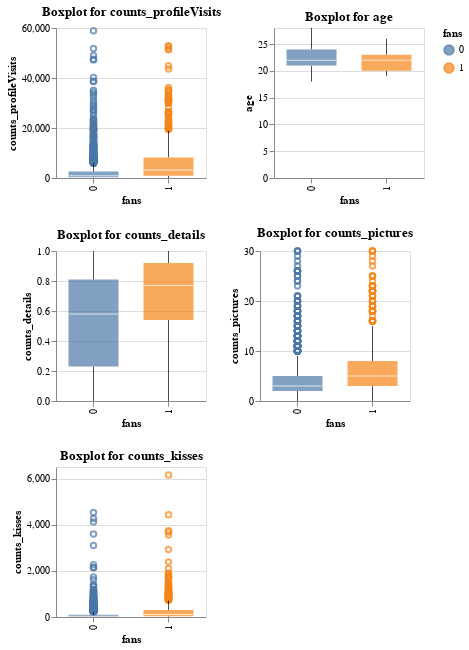

Notebook code cell kept with this figure:
### Markdown cell above
Aufgrund der Unausgewogenheit der fübeiden Merkmalsausprägungen der Variable "fans" (Verhältnis 1 zu 3) ist ein Histogramm nur bedingt hilfreich. Ein Boxplot bietet in diesem Fall eine bessere Übersicht.

### Code cell
charts = []
for column in selected_columns:
    chart = alt.Chart(df_train_lor).mark_boxplot(
        size=50,
        opacity=0.7
    ).encode(
        x='fans:N',
        y=alt.Y(f'{column}:Q', scale=alt.Scale(zero=True)),
        color='fans:N'
    ).properties(width=150, height=150, title=f'Boxplot for {column}')

    charts.append(chart)

alt.vconcat(*[alt.hconcat(*charts[i:i+2]) for i in range(0, len(charts), 2)])

### Figure 1 — Vega-Lite specification as saved in the notebook (floating-point values rounded to 4 significant figures; data arrays with more than 128 entries replaced by an {"elided": "..."} marker saying what was removed)
{"config": {"view": {"continuousWidth": 300, "continuousHeight": 300}}, "vconcat": [{"hconcat": [{"mark": {"type": "boxplot", "opacity": 0.7, "size": 50}, "encoding": {"color": {"field": "fans", "type": "nominal"}, "x": {"field": "fans", "type": "nominal"}, "y": {"field": "counts_profileVisits", "scale": {"zero": true}, "type": "quantitative"}}, "height": 150, "title": "Boxplot for counts_profileVisits", "width": 150}, {"mark": {"type": "boxplot", "opacity": 0.7, "size": 50}, "encoding": {"color": {"field": "fans", "type": "nominal"}, "x": {"field": "fans", "type": "nominal"}, "y": {"field": "age", "scale": {"zero": true}, "type": "quantitative"}}, "height": 150, "title": "Boxplot for age", "width": 150}]}, {"hconcat": [{"mark": {"type": "boxplot", "opacity": 0.7, "size": 50}, "encoding": {"color": {"field": "fans", "type": "nominal"}, "x": {"field": "fans", "type": "nominal"}, "y": {"field": "counts_details", "scale": {"zero": true}, "type": "quantitative"}}, "height": 150, "title": "Boxplot for counts_details", "width": 150}, {"mark": {"type": "boxplot", "opacity": 0.7, "size": 50}, "encoding": {"color": {"field": "fans", "type": "nominal"}, "x": {"field": "fans", "type": "nominal"}, "y": {"field": "counts_pictures", "scale": {"zero": true}, "type": "quantitative"}}, "height": 150, "title": "Boxplot for counts_pictures", "width": 150}]}, {"hconcat": [{"mark": {"type": "boxplot", "opacity": 0.7, "size": 50}, "encoding": {"color": {"field": "fans", "type": "nominal"}, "x": {"field": "fans", "type": "nominal"}, "y": {"field": "counts_kisses", "scale": {"zero": true}, "type": "quantitative"}}, "height": 150, "title": "Boxplot for counts_kisses", "width": 150}]}], "data": {"name": "data-c9c848c3e4239dd69bea9bc4857cabb5"}, "$schema": "https://vega.github.io/schema/vega-lite/v5.15.1.json", "datasets": {"data-c9c848c3e4239dd69bea9bc4857cabb5": {"elided": "2740 records"}}}
